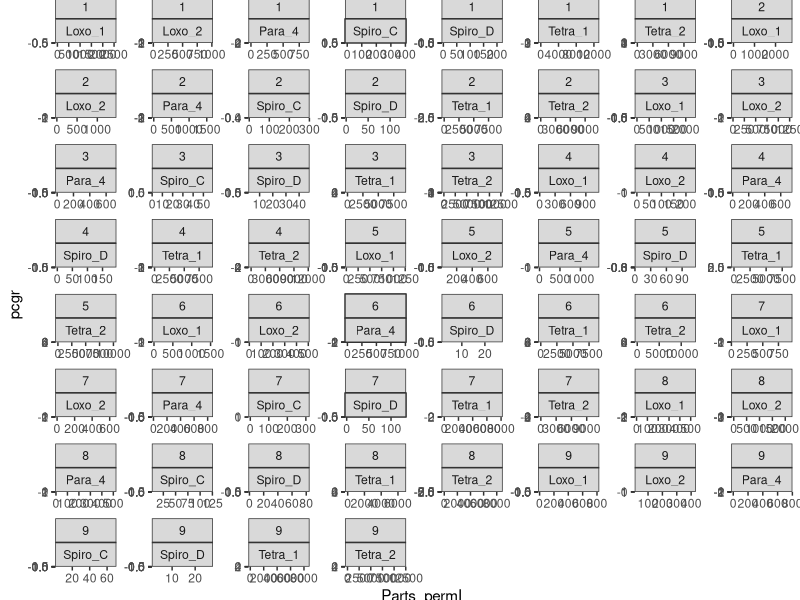
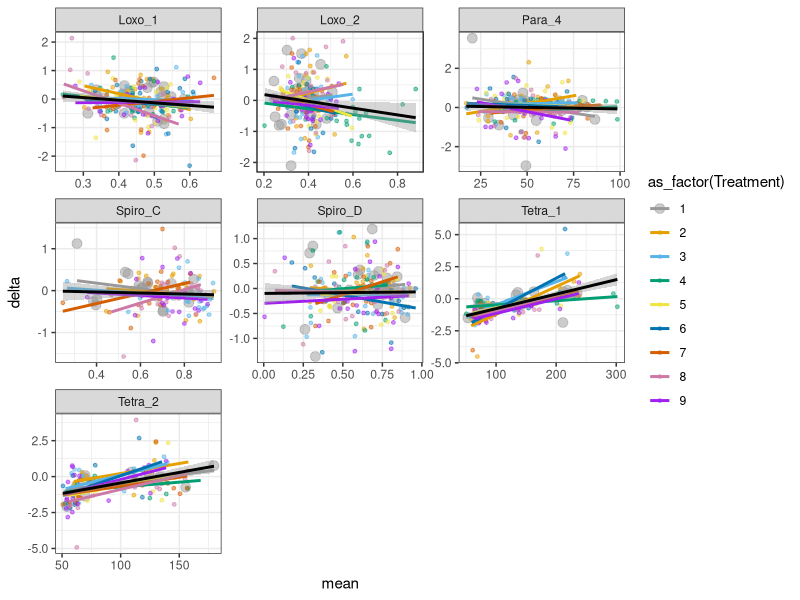

These figures' R source, in order: (Note: this script raises an error after producing the figures.)
library(tidyverse)
library(lubridate)
library(mgcv)
cbPalette <- c("#999999", "#E69F00", "#56B4E9", "#009E73", "#F0E442", 
               "#0072B2", "#D55E00", "#CC79A7")#
#devtools::install_github("ctkremer/growthTools")
#library(growthTools)

# CILIATES ------
## Import data and compute pcgr, and only keep specific species-trait combinations----
data_cilia <- read.csv("ciliates/OverviewTraitsFull.csv") %>%
  rename(strain = ID_spec) %>%
  group_by(Atrazine, Temp, strain) %>%
  mutate(pcgr = log(lead(Parts_permL, 1)/Parts_permL)/(lead(Days_fromstart, 1)-Days_fromstart),
         .after = Parts_permL) %>% 
  filter(pcgr > -5, strain!="Spiro_5") %>% #Kick out extremely negative pcgr, as well as Spiro_5 (not enough data to make a ref model)
  ungroup() %>%
  separate(strain, into = c("species", "sp.strain"), remove=F) %>%#link to species
  group_by(strain) %>%
  mutate(phase = cut_interval(log10(Parts_permL), n=5, labels = FALSE)) %>%
  pivot_longer(mean_ar:sd_linearity, names_to="trait") %>%
  separate(trait, into=c("stat", "trait"), sep="_") %>%
  pivot_wider(names_from=stat, values_from=value) %>%
  mutate(cv=sd/mean)%>%
  filter(((species=="Spiro")&(trait=="linearity"))|((species=="Tetra")&(trait=="area"))
         |((species=="Para")&(trait=="speed"))|((species=="Loxo")&(trait=="linearity")))

## fit a reference model for density dependence ------
# This model only uses the control data, cleaned up, i.e. 
# w/o crashes and lag phases if any. Crash detection happens with a GAM
# No apparent lag phases here.
data_cilia_ref <- data_cilia %>% 
  filter(Treatment==1) 

gam_model <- gam(log10(Parts_permL) ~ as_factor(strain) + 
             s(Days_fromstart, by = as_factor(strain), k=5),
             data = data_cilia_ref)
data_cilia_ref$predictions <- predict.gam(gam_model) 
data_cilia_ref <- data_cilia_ref %>%
  group_by(strain) %>%
  filter(Days_fromstart < max(Days_fromstart*(predictions==max(predictions))))

ref_model <- lm(data_cilia_ref, 
                formula = pcgr ~ poly(Parts_permL,1)*strain + strain)
#add to the original data frame
data_cilia$pcgr_ref <- predict.lm(ref_model, newdata = data_cilia)
data_cilia <- data_cilia %>%
  mutate(delta = pcgr - pcgr_ref)
#plot the data and overlay the reference model of dd
ggplot(data_cilia) +
  theme_bw() + 
  geom_point(aes(x=Parts_permL, y=pcgr)) + 
  geom_smooth(method=lm, aes(x=Parts_permL, y=pcgr), 
              formula=y ~ poly(x,1), se=F) + #
  geom_line(aes(x=Parts_permL, y=pcgr_ref)) +
  facet_wrap(vars(Treatment, strain), scales="free")

#now check if the deviation from the ref model (delta) 
#depends on the trait value
ggplot(data_cilia) +
  theme_bw() + 
  scale_size_manual(values=c(3, rep(1,10))) +
  scale_colour_manual(values=c(cbPalette, "purple")) + 
  geom_point(aes(x=mean, y=delta, col=as_factor(Treatment),
                 size=as_factor(Treatment)),
             alpha=0.5) + 
  geom_smooth(method=lm, aes(x=mean, y=delta, col=as_factor(Treatment)),
              formula=y ~ poly(x,1), se=F) + 
  geom_smooth(method=lm, aes(x=mean, y=delta),
              formula=y ~ poly(x,1), colour="black") +
  facet_wrap(vars(strain), scales="free") #, rows = vars(ID_spec)strain ~ 
 

# CYANO ------
## Import data and compute pcgr, and only keep specific species-trait combinations----
data_cyano <- read.csv("cyanobacteria/mono_data.csv") %>%
  separate(date.time, sep=" ", into = c("date", "time")) %>%
  mutate(day = yday(date), .after = date) %>%
  select(-c(date, time)) %>%
  group_by(strain, treat) %>%
  mutate(day = day - min(day)) %>%
  mutate(pcgr = log(lead(population.mean,1)/population.mean)/(lead(day,1)-day),
         .after = population.mean) %>%
  filter(!is.na(pcgr)) %>%
  ungroup() %>%
  mutate(species = case_when(strain%in%c(2375,2524)~"one",
                             TRUE ~ "two")) %>%#link to species
  mutate(strain = as_factor(strain)) %>%
  group_by(strain) %>%
  mutate(phase = cut_interval(log10(population.mean), n=5, labels = FALSE)) %>%
  select(-population.sd) %>%
  pivot_longer(FSC.HLin.mean:NIR.R.HLin.sd, names_to="trait") %>%
  separate(trait, into=c("trait", "stat"), sep="in.") %>%
  pivot_wider(names_from=stat, values_from=value) %>%
  mutate(cv=sd/mean) %>%
  filter(((species=="one")&(trait=="RED.R.HL"))|((species=="two")&(trait=="YEL.B.HL")))

## fit a reference model of dd--------
# This model only uses the control data, cleaned up, i.e. 
# w/o crashes and lag phases if any. Crash detection happens with a GAM
# no apparent lags
data_cyano_ref <- data_cyano %>% 
  filter(treat=="C") 

gam_model <- gam(log10(population.mean) ~ as_factor(strain) + 
                   s(day, by = as_factor(strain), k=5),
                 data = data_cyano_ref)
data_cyano_ref$predictions <- predict.gam(gam_model) 
data_cyano_ref <- data_cyano_ref %>%
  group_by(strain) %>%
  filter(day < max(day*(predictions==max(predictions))))

ref_model <- lm(data_cyano_ref, formula = pcgr ~ poly(population.mean,1)*strain + strain)
data_cyano$pcgr_ref <- predict.lm(ref_model, newdata = data_cyano)
data_cyano <- data_cyano %>%
  mutate(delta = pcgr - pcgr_ref)
#plot the data and overlay the reference model of dd
ggplot(data_cyano) +
  theme_bw() + 
  geom_point(aes(x=population.mean, y=pcgr)) + 
  geom_smooth(method=lm, aes(x=population.mean, y=pcgr), 
              formula=y ~ poly(x,1), se=F) + #
  geom_line(aes(x=population.mean, y=pcgr_ref)) +
  facet_wrap(vars(treat, strain), scales="free") #, rows = vars(ID_spec)strain ~ 

#now check if delta with ref model depends on the trait
ggplot(data_cyano) +
  theme_bw() + 
  scale_size_manual(values=c(rep(1,2), 3, rep(1,10))) +
  scale_colour_manual(values=cbPalette[c(2,3,1,4)]) + 
  geom_point(aes(x=mean, y=delta, col=as_factor(treat), 
                 size=as_factor(treat)), 
             alpha=0.8) + 
  geom_smooth(method=lm, aes(x=mean, y=delta, col=as_factor(treat)),
              formula=y ~ poly(x,1), se=F) + 
  geom_smooth(method=lm, aes(x=mean, y=delta),
              formula=y ~ poly(x,1), colour="black") +
  facet_wrap(vars(strain), scales="free") #, rows = vars(ID_spec)strain ~ 
#It does seem to be the case. 

# To do:
# Standardize traits
# Do clustering algorithm cf. Lisa's paper? 
